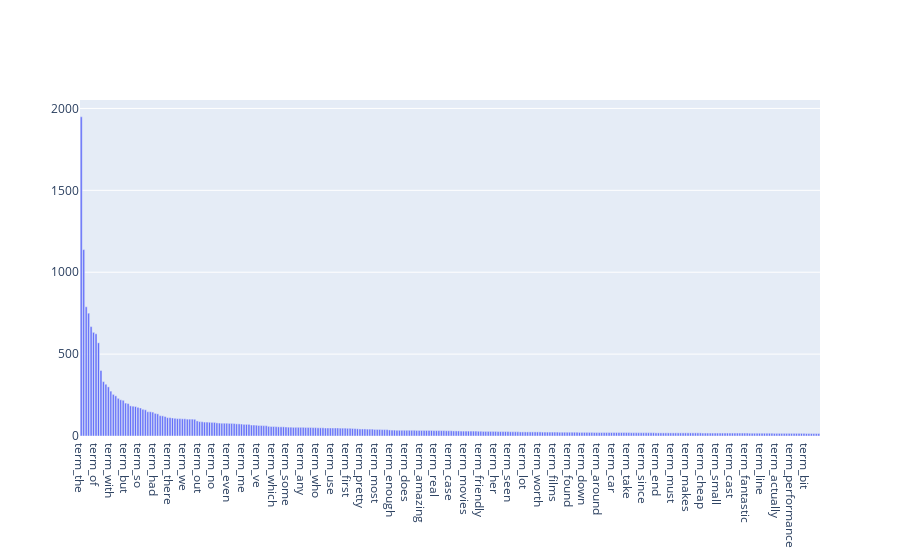

The code cell stored with this chart in its notebook:
### Code cell
dict_xy = {"feature":["term_"+str(i) for i in count_vect.get_feature_names_out()],"frequencies":term_frequencies}
df_xy = pd.DataFrame(dict_xy)

df_xy_sort = df_xy.sort_values(by="frequencies",ascending=False)
x = df_xy_sort["feature"][:300]
y = df_xy_sort["frequencies"][:300]

fig5 = go.Figure(data = [go.Bar(x=x, y=y)])
fig5.show()

### Figure 1 — Plotly figure (JSON) as saved in the notebook; plotly's stock layout.template omitted (floating-point values rounded to 4 significant figures; data arrays with more than 128 entries replaced by an {"elided": "..."} marker saying what was removed)
{"data": [{"type": "bar", "x": {"elided": "300 str values"}, "y": {"elided": "300 int values"}}], "layout": {}}
